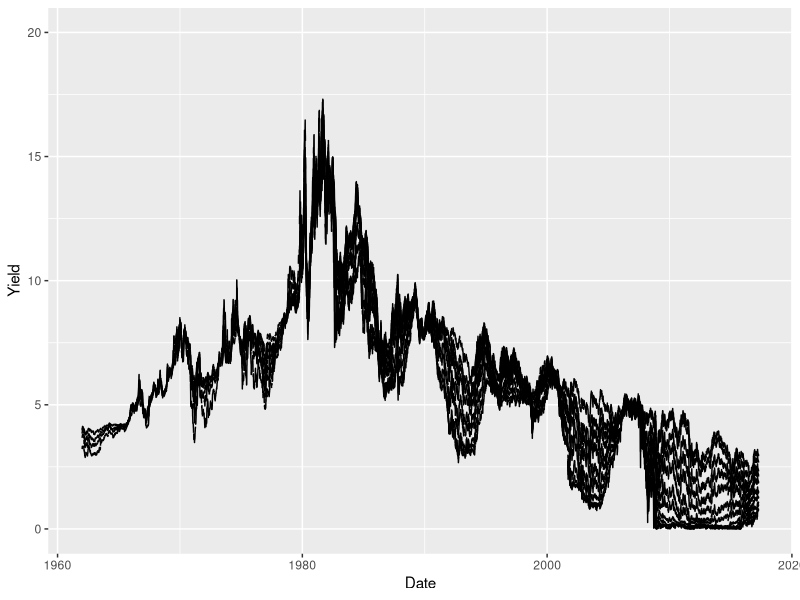
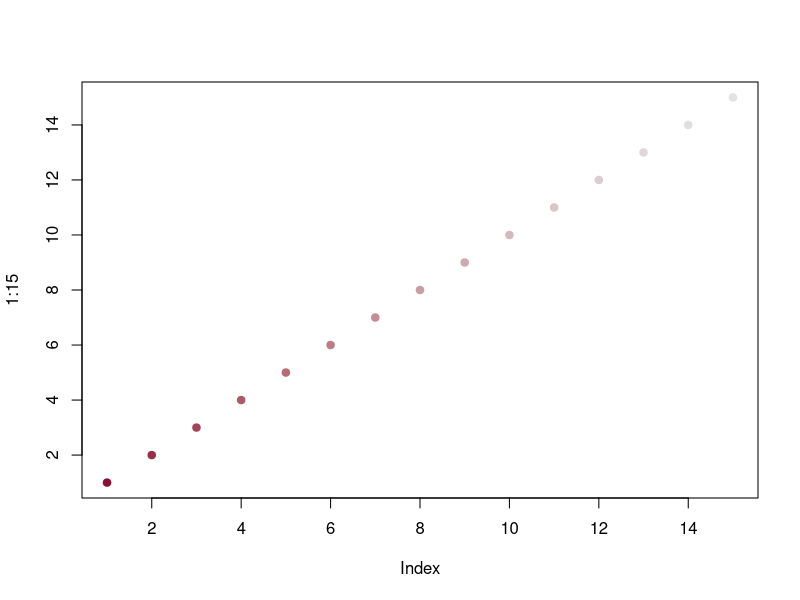
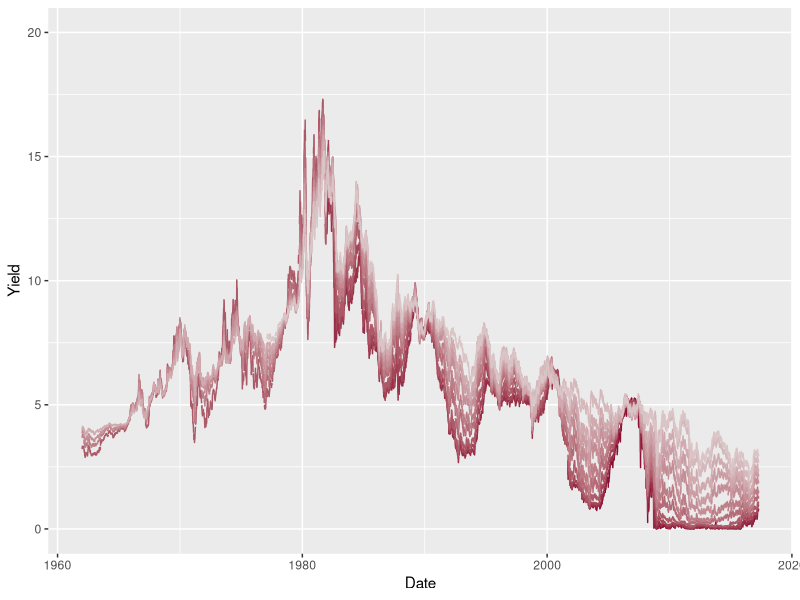
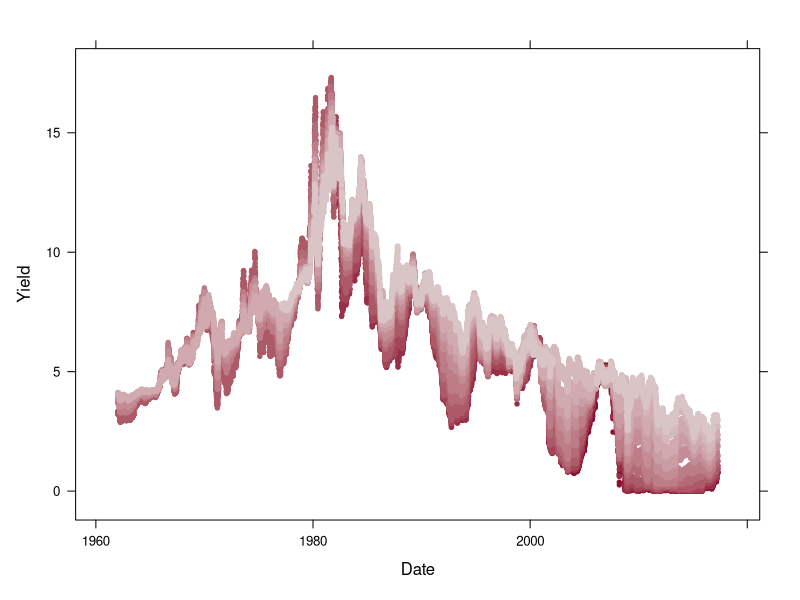
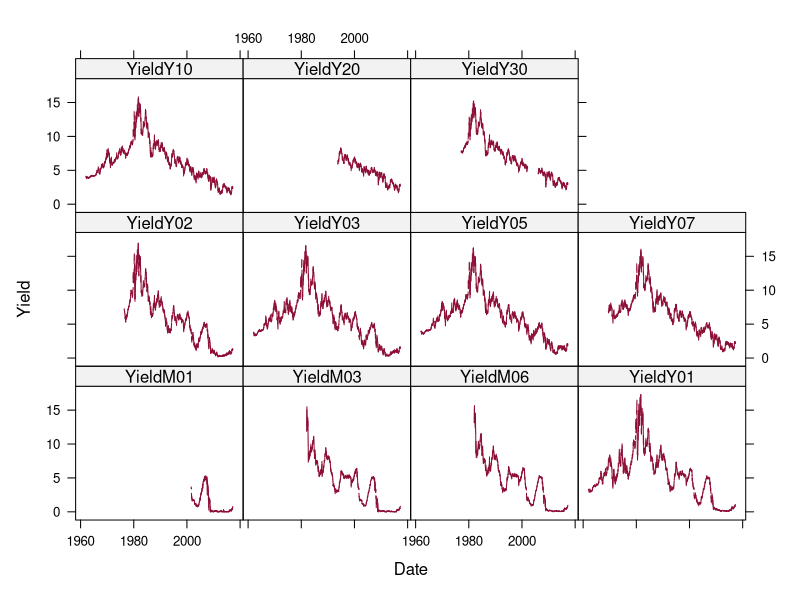
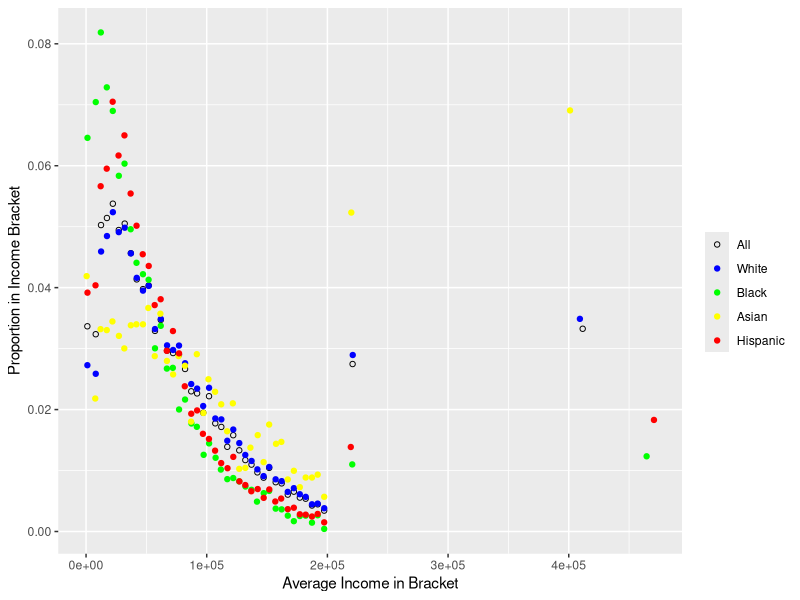
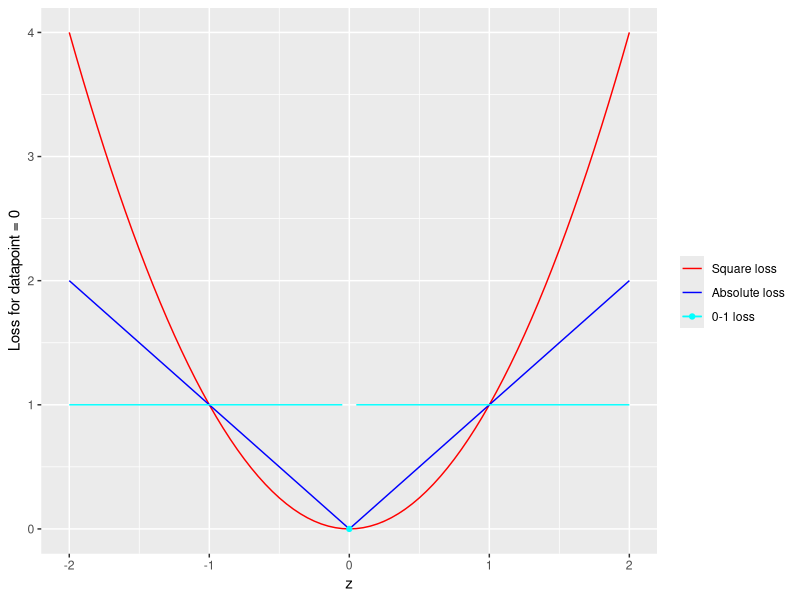

Reproduce these figures in R, in order.
## ---- chunk 1
library(readr)
library(dplyr)
library(ggplot2)
interest<-read_csv(file="data/FRB_H15.csv",na = c("empty","", "ND"), skip = 5,col_types = cols("Time Period" = col_date(format = "%m/%d/%y"),RIFLGFCM01_N.B=col_double(), 	RIFLGFCM03_N.B=col_double(),	RIFLGFCM06_N.B=col_double(),	RIFLGFCY01_N.B=col_double(),	RIFLGFCY02_N.B=col_double(),	RIFLGFCY03_N.B=col_double(),	RIFLGFCY05_N.B=col_double(),	RIFLGFCY07_N.B=col_double(),	RIFLGFCY10_N.B=col_double(),	RIFLGFCY20_N.B=col_double(),	RIFLGFCY30_N.B=col_double()))
summary(interest)
## ---- chunk 2
interest$`Time Period`<-as.Date(ifelse(interest$`Time Period` > "2017-04-11", format(interest$`Time Period`, "19%y-%m-%d"), format(interest$`Time Period`)))
interest<- interest %>% rename(YieldM01=RIFLGFCM01_N.B)
interest<-interest %>% rename(YieldM03=RIFLGFCM03_N.B)
interest<-interest %>% rename(YieldM06=RIFLGFCM06_N.B)
interest<-interest %>% rename(YieldY01=RIFLGFCY01_N.B)
interest<-interest %>% rename(YieldY02=RIFLGFCY02_N.B)
interest<-interest %>% rename(YieldY03=RIFLGFCY03_N.B)
interest<-interest %>% rename(YieldY05=RIFLGFCY05_N.B)
interest<-interest %>% rename(YieldY07=RIFLGFCY07_N.B)
interest<-interest %>% rename(YieldY10=RIFLGFCY10_N.B)
interest<-interest %>% rename(YieldY20=RIFLGFCY20_N.B)
interest<-interest %>% rename(YieldY30=RIFLGFCY30_N.B)
interest<-interest %>% rename(Date=`Time Period`)
summary(interest)
## ---- chunk 3
p <- ggplot()  + 
  geom_line(data = interest, aes(x = Date, y = YieldM01)) +
  geom_line(data = interest, aes(x = Date, y = YieldM03))  +
  geom_line(data = interest, aes(x = Date, y = YieldM06))  +
  geom_line(data = interest, aes(x = Date, y = YieldY01))  +
  geom_line(data = interest, aes(x = Date, y = YieldY02))  +
  geom_line(data = interest, aes(x = Date, y = YieldY03))  +
  geom_line(data = interest, aes(x = Date, y = YieldY05))  +
  geom_line(data = interest, aes(x = Date, y = YieldY07)) +
  geom_line(data = interest, aes(x = Date, y = YieldY10))  +
  geom_line(data = interest, aes(x = Date, y = YieldY20))  +
  geom_line(data = interest, aes(x = Date, y = YieldY30))  +
  scale_y_continuous(name="Yield", limits=c(0, 20))
p
## ---- chunk 4
library(colorspace)
mycol<-sequential_hcl(15,h=3)
plot(1:15,col=mycol,pch=19)
## ---- chunk 5
p <- ggplot()  + 
  geom_line(data = interest, aes(x = Date, y = YieldM01, color = I(mycol[1]))) +
  geom_line(data = interest, aes(x = Date, y = YieldM03, color = I(mycol[2])))  +
  geom_line(data = interest, aes(x = Date, y = YieldM06, color = I(mycol[3])))  +
  geom_line(data = interest, aes(x = Date, y = YieldY01, color = I(mycol[4])))  +
  geom_line(data = interest, aes(x = Date, y = YieldY02, color = I(mycol[5])))  +
  geom_line(data = interest, aes(x = Date, y = YieldY03, color = I(mycol[6])))  +
  geom_line(data = interest, aes(x = Date, y = YieldY05, color = I(mycol[7])))  +
  geom_line(data = interest, aes(x = Date, y = YieldY07, color = I(mycol[8]))) +
  geom_line(data = interest, aes(x = Date, y = YieldY10, color = I(mycol[9])))  +
  geom_line(data = interest, aes(x = Date, y = YieldY20, color = I(mycol[10])))  +
  geom_line(data = interest, aes(x = Date, y = YieldY30, color = I(mycol[11])))  +
  scale_y_continuous(name="Yield", limits=c(0, 20))
p
## ---- chunk 6
library(lattice)
xyplot(YieldM01+YieldM03+YieldM06+YieldY01+YieldY02+YieldY03+YieldY05+YieldY07+YieldY10+YieldY20+YieldY30~Date,data=interest,col=mycol[1:11],ylab="Yield",pch=20)
## ---- chunk 7
xyplot(YieldM01+YieldM03+YieldM06+YieldY01+YieldY02+YieldY03+YieldY05+YieldY07+YieldY10+YieldY20+YieldY30~Date,data=interest,ylab="Yield",type="l",outer=TRUE,col=mycol[1])
## ---- chunk 8
subinterest<-interest[,c("YieldY01","YieldY03","YieldY05","YieldY10")]
subinterest<-na.omit(subinterest)
summary(subinterest)
## ---- chunk 9
subinterest<-(1+subinterest)^(1/365)-1
summary(subinterest)
## ---- chunk 10
interestaverage<-function(x)
{
  n<-length(x)
  ave<-(prod(1+x))^(1/n)-1
  return(ave)
}
## ---- chunk 11
barr<-apply(subinterest,2,interestaverage)

print("Interest average")
(1+barr)^(365)-1

print("arithmetic mean")
apply(interest[,c("YieldY01","YieldY03","YieldY05","YieldY10")],2,mean,na.rm=T)
## ---- chunk 12
income <- read_csv("data/hinc06.csv", 
    col_names = FALSE, skip = 9,col_types = cols(X2 = col_number(),X3 = col_number(),X4 = col_number(), 
        X5 = col_number(),X6 = col_number(),X7 = col_number(),X8 = col_number(), 
        X9 = col_number(),X10 = col_number(),X11 = col_number(),
        X12 = col_number(),X13 = col_number(),X14 = col_number(), 
        X15 = col_number(),X16 = col_number(),X17 = col_number(),X18 = col_number(), 
        X19 = col_number(),X20 = col_number(),X21 = col_number(),
        X22 = col_number(),X23 = col_number(),X24 = col_number(), 
        X25 = col_number(),X26 = col_number(), 
        X27 = col_number(), 
        X28 = col_number()
        ))
summary(income)
## ---- chunk 13
for(i in 1:9)
{
  income[is.na(income[,paste("X",as.character(3*i),sep="")]),paste("X",as.character(3*i),sep="")]<-income[is.na(income[,paste("X",as.character(3*i),sep="")]),"X3"]
}
## ---- chunk 14
income<-income %>% rename(Bracket=X1)
income<-income %>% rename(Frequency=X2)
income<-income %>% rename(Income=X3)
## ---- chunk 15
p <- ggplot()  + 
geom_point(data = income, aes(x = Income, y = Frequency/sum(Frequency), colour = "All"),pch=1) +
geom_point(data = income, aes(x = X9, y = X8/sum(X8), colour = "White")) +
geom_point(data = income, aes(x = X18, y = X17/sum(X17), colour = "Black")) + 
geom_point(data = income, aes(x = X24, y = X23/sum(X23), colour = "Asian")) + 
geom_point(data = income, aes(x = X27, y = X26/sum(X26), colour = "Hispanic"))+ 
scale_colour_manual("",breaks = c("All", "White", "Black","Asian","Hispanic"), values = c("All"="black", "White"="blue", "Black"="green", "Asian"="yellow","Hispanic"="red"))+ scale_y_continuous(name="Proportion in Income Bracket")+
scale_x_continuous(name="Average Income in Bracket")
p
## ---- chunk 16
mean.income=sum(income$Frequency*income$Income)/sum(income$Frequency)
mean.income
## ---- chunk 17
mean(rep(income$Income,income$Frequency))
## ---- chunk 18
cbind(cumsum(income$Frequency)/sum(income$Frequency),income$Income)
## ---- chunk 19
median(rep(income$Income,income$Frequency))
## ---- chunk 20
sqrt(sum(income$Frequency*(income$Income-mean.income)^2)/sum(income$Frequency))
## ---- chunk 21
library(ggplot2)
d<-seq(-2,2,by=0.05)
y<-d^2
z<-abs(d)
w<-as.numeric(d!=0)
p<-ggplot()+
  geom_line( aes(x = d, y = y, colour = "Square loss"))+
  geom_line( aes(x = d, y = z, colour = "Absolute loss"))+
  geom_line( aes(x = d[d<0], y = w[d<0], colour = "0-1 loss"))+
  geom_line( aes(x = d[d>0], y = w[d>0], color = "0-1 loss"))+
  geom_point( aes(x = 0, y = w[d==0], color = "0-1 loss"))+ 
  scale_colour_manual("", breaks = c("Square loss", "Absolute loss", "0-1 loss"),                      values = c("Square loss"="red", "Absolute loss"="blue", "0-1 loss"="cyan"))+
scale_y_continuous(name="Loss for datapoint = 0")+ 
scale_x_continuous(name="z")
p

